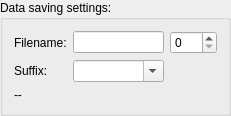
  <widget class="QGroupBox" name="groupBox">
   <property name="geometry">
    <rect>
     <x>10</x>
     <y>10</y>
     <width>231</width>
     <height>101</height>
    </rect>
   </property>
   <property name="title">
    <string>Data saving settings:</string>
   </property>
   <layout class="QGridLayout" name="gridLayout_4">
    <item row="1" column="1">
     <widget class="QLineEdit" name="lineEdit_fileName">
      <property name="minimumSize">
       <size>
        <width>80</width>
        <height>0</height>
       </size>
      </property>
      <property name="maximumSize">
       <size>
        <width>100</width>
        <height>16777215</height>
       </size>
      </property>
     </widget>
    </item>
    <item row="1" column="0">
     <widget class="QLabel" name="label_fn">
      <property name="text">
       <string>Filename:</string>
      </property>
     </widget>
    </item>
    <item row="1" column="2">
     <widget class="QSpinBox" name="spinBox_fileNameIndex">
      <property name="maximum">
       <number>999</number>
      </property>
     </widget>
    </item>
    <item row="3" column="0" colspan="3">
     <widget class="QLabel" name="label_currentDir">
      <property name="text">
       <string>--</string>
      </property>
     </widget>
    </item>
    <item row="2" column="0">
     <widget class="QLabel" name="label_15">
      <property name="text">
       <string>Suffix:</string>
      </property>
     </widget>
    </item>
    <item row="2" column="1">
     <widget class="QComboBox" name="comboBox_filename">
      <property name="editable">
       <bool>true</bool>
      </property>
     </widget>
    </item>
   </layout>
  </widget>
